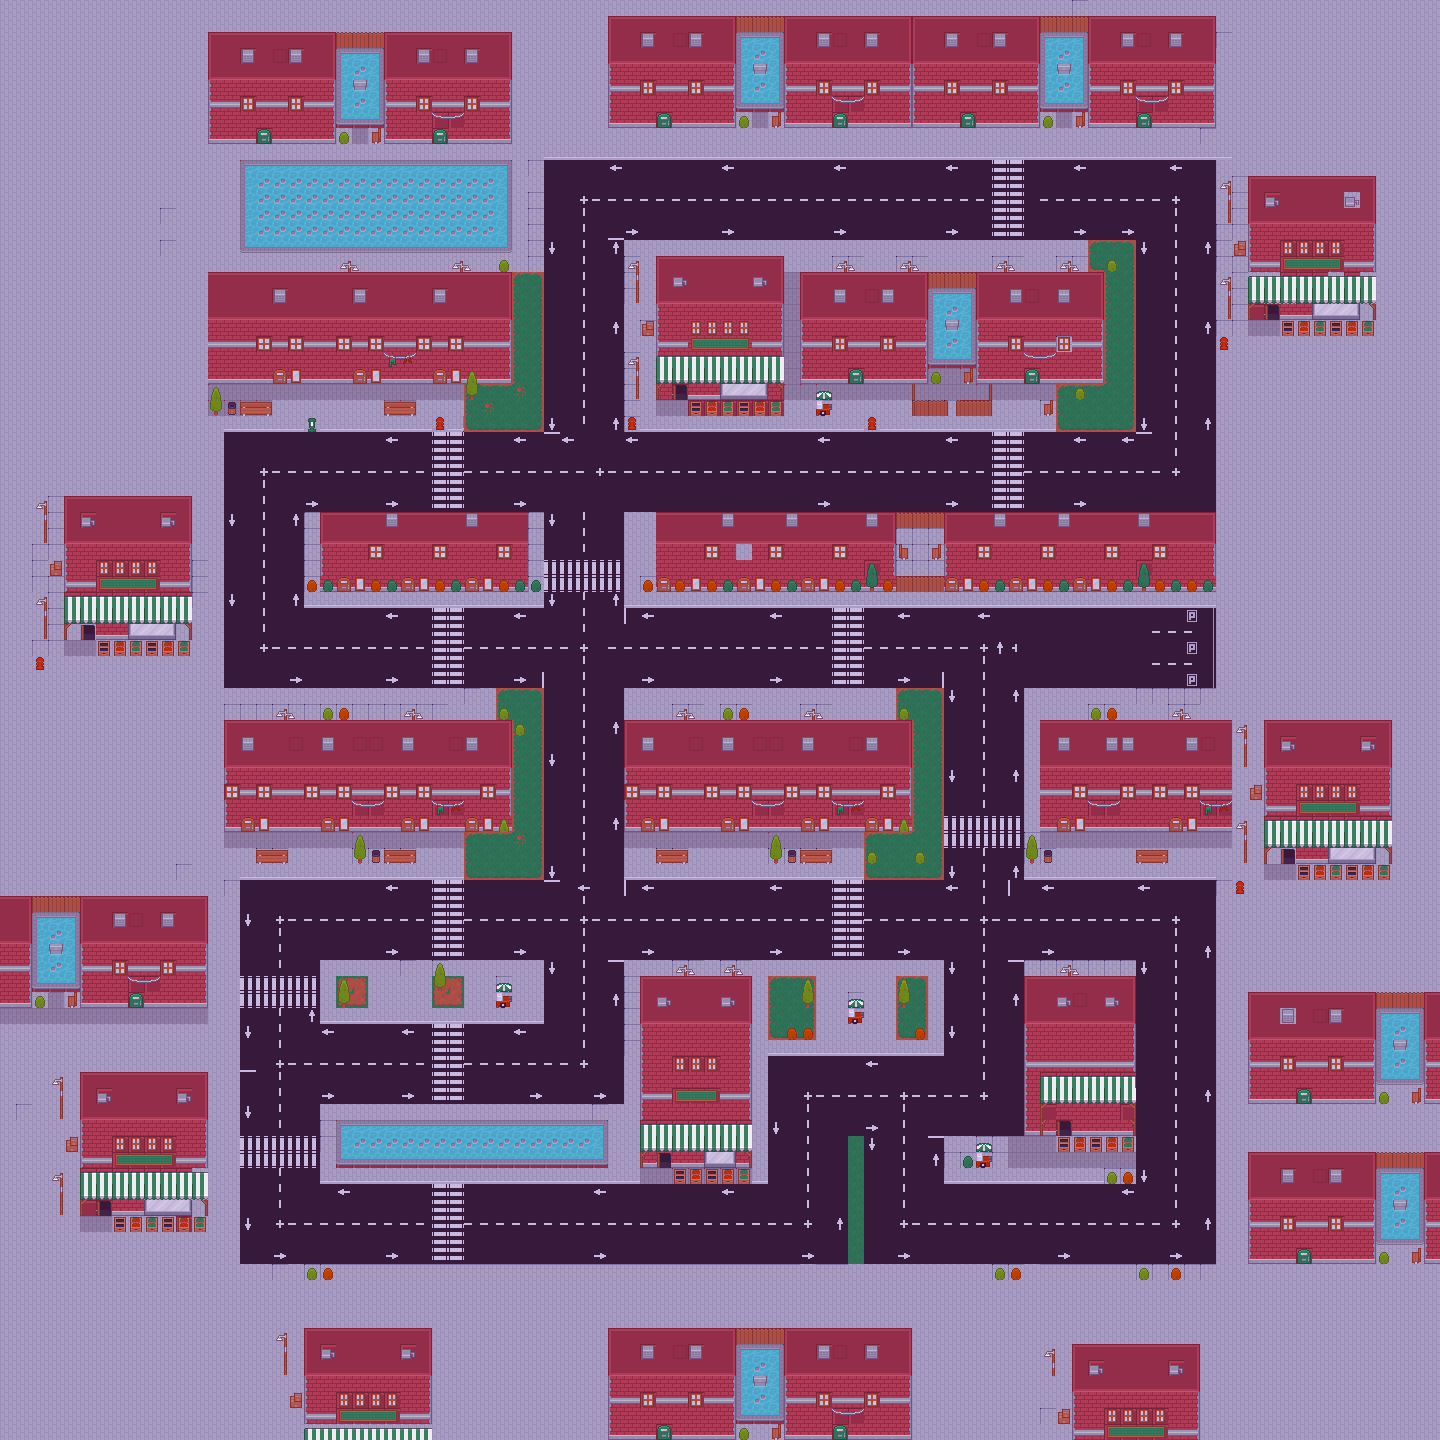

The image is a tile-based game level rendered from a .tmx file. Its description and source (layers, tilesets, objects; grid data summarised) follow:
An orthogonal 90x90 tile map with 16x16 px tiles, 4 tile layers (Colisiones, Cesped, Suelo, Ciudad).

<map version="1.2" tiledversion="1.2.3" orientation="orthogonal" renderorder="right-down" width="90" height="90" tilewidth="16" tileheight="16" infinite="0" nextlayerid="10" nextobjectid="1">
 <tileset firstgid="1" name="roguelikeCity_magenta" tilewidth="16" tileheight="16" spacing="1" tilecount="1036" columns="37">
  <image source="roguelikeCity_magenta.png" width="628" height="475" />
 </tileset>
 <layer id="5" name="Colisiones" width="90" height="90">
  <data>[8100 cells, 5828 non-empty, 1 distinct tile ids]</data>
 </layer>
 <layer id="6" name="Cesped" width="90" height="90">
  <data>[8100 cells, 2 non-empty, 1 distinct tile ids]</data>
 </layer>
 <layer id="9" name="Suelo" width="90" height="90">
  <data>[8100 cells, 937 non-empty, 20 distinct tile ids]</data>
 </layer>
 <layer id="7" name="Ciudad" width="90" height="90">
  <data>[8100 cells, 8100 non-empty, 124 distinct tile ids]</data>
 </layer>
</map>